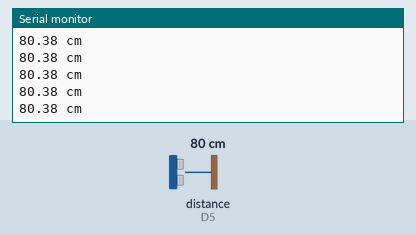
Recording of a sketch running on a simulated ESP8266 (NodeMCU). Parts: the last lines printed to the serial monitor. Wiring (inferred from the names in the program): ultrasonic range finder: trigger D4; echo D5. The test bench sets the inputs (shaded band); at power-on: distance to the obstacle (sensor on D5) 80 cm. The echo pulse lasts 58.3 µs per cm.

Above: at 1.2 s.
1.3 s: distance to the obstacle (sensor on D5) set to 2 cm
At 1.31 s:
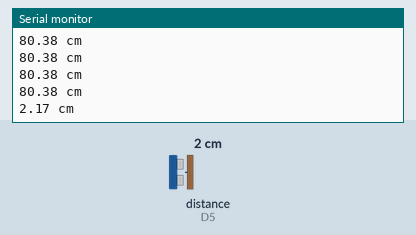
2.8 s: distance to the obstacle (sensor on D5) set to 4 cm
At 2.83 s:
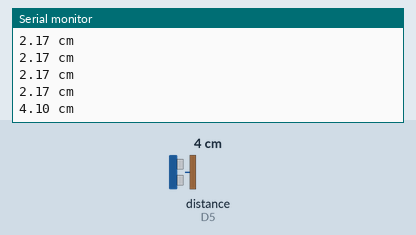
Timing chart, 0 to 5.8 s (numbered marks = the images above; inputs shaded):
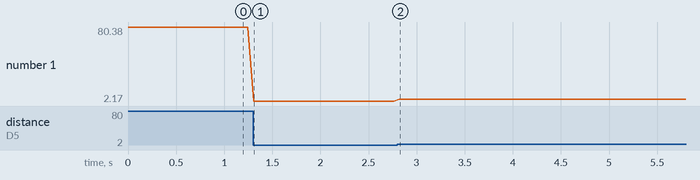

The sketch:

ultrasonicread.ino
```cpp
//Pin Definitions
const int PIN_TRIG = D4;
const int PIN_ECHO = D5;

//Constants
const unsigned int MAX_ECHO_DURATION_US = 23200;  // Max valid pulse duration (~400 cm)
const unsigned long MEASUREMENT_DELAY_MS = 60;    // Delay between measurements

void setup() {
  // Initialize serial for output
  Serial.begin(115200);

  // Configure ultrasonic sensor pins
  pinMode(PIN_TRIG, OUTPUT);
  digitalWrite(PIN_TRIG, LOW);
  pinMode(PIN_ECHO, INPUT);
}

void loop() {
  float distance_cm = ping_cm();

  if (distance_cm < 0) {
    Serial.println("Out of Range");
  } else {
    Serial.printf("%.2f cm\n", distance_cm);
  }

  delay(MEASUREMENT_DELAY_MS);
}

float ping_cm() {
  // Send 10 µs pulse to trigger ultrasonic measurement
  digitalWrite(PIN_TRIG, HIGH);
  delayMicroseconds(10);
  digitalWrite(PIN_TRIG, LOW);

  // Wait for echo to start
  unsigned long start_us = micros();
  while (digitalRead(PIN_ECHO) == LOW) {
    if (micros() - start_us > MAX_ECHO_DURATION_US) return -1;  // Timeout
  }
  unsigned long echo_start_us = micros();

  // Wait for echo to end
  while (digitalRead(PIN_ECHO) == HIGH) {
    if (micros() - echo_start_us > MAX_ECHO_DURATION_US) return -1;  // Timeout
  }
  unsigned long echo_end_us = micros();

  // Calculate duration and convert to distance
  unsigned long echo_duration_us = echo_end_us - echo_start_us;
  if (echo_duration_us > MAX_ECHO_DURATION_US) return -1;

  float distance_cm = echo_duration_us / 58.0;
  return distance_cm;
}
```

Measured:
- after the input at 1.3 s, the serial monitor: prints a new line at once (image 1)
- after the input at 2.8 s, the serial monitor: prints a new line at once (image 2)
- plotted number 1: 80.38 → 2.17 after the input at 1.3 s, 2.17 → 4.1 after the input at 2.8 s
